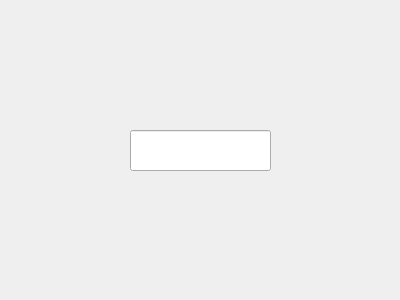
<?xml version="1.0" encoding="UTF-8"?>
<ui version="4.0">
 <class>Dialog</class>
 <widget class="QDialog" name="Dialog">
  <property name="geometry">
   <rect>
    <x>0</x>
    <y>0</y>
    <width>400</width>
    <height>300</height>
   </rect>
  </property>
  <property name="windowTitle">
   <string>Dialog</string>
  </property>
  <widget class="QLineEdit" name="lineEdit">
   <property name="geometry">
    <rect>
     <x>130</x>
     <y>130</y>
     <width>141</width>
     <height>41</height>
    </rect>
   </property>
  </widget>
 </widget>
 <resources/>
 <connections/>
</ui>
